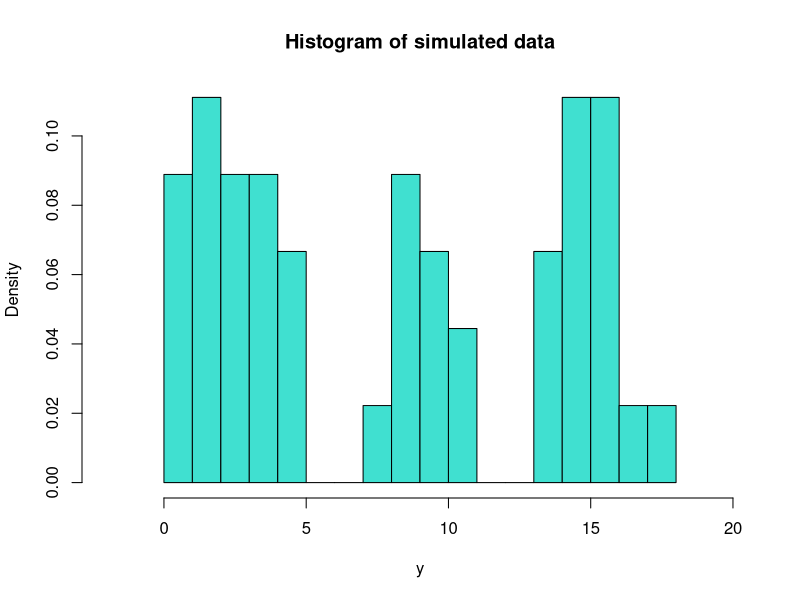

R code for this plot:
library(tidyverse)


set.seed(219)

# Data simulation -------------------------------------------------------------------
## We consider k = 3 and n = 9
mu_1 <- 10; V_1 <- 1
mu_2 <- 2 ; V_2 <- 2
mu_3 <- 15; V_3 <- 0.5

## We simulate 10, 20 and 15 values from each component
y_1 <- rnorm(10, mu_1, sqrt(V_1))
y_2 <- rnorm(20, mu_2, sqrt(V_2))
y_3 <- rnorm(15, mu_3, sqrt(V_3))
y <- c(y_1, y_2, y_3)

## We observe our data
hist(y, col='turquoise', main='Histogram of simulated data',
     freq = FALSE, xlim = c(-2, 20), breaks=20)
# curve(dnorm(x, mean=mu_1, sd=sqrt(V_1)), add=TRUE, col='red', lwd=2)
# curve(dnorm(x, mean=mu_2, sd=sqrt(V_2)), add=TRUE, col='blue', lwd=2)
# curve(dnorm(x, mean=mu_3, sd=sqrt(V_3)), add=TRUE, col='green', lwd=2)



